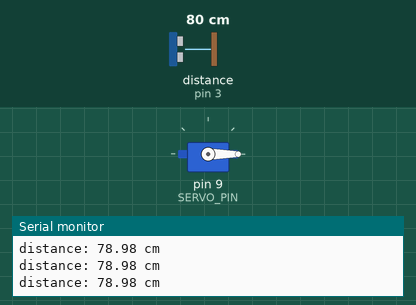
Recording of a sketch running on a simulated Arduino Uno, built with avr-gcc and run on an emulated ATmega328P. Parts: servo, the last lines printed to the serial monitor. Wiring (inferred from the names in the program): ultrasonic range finder: trigger pin 2; echo pin 3. Inputs (shaded band) come from the test bench; at power-on: distance to the obstacle (sensor on pin 3) 80 cm. The echo pulse lasts 58.3 µs per cm.

Above: at 1.3 s.
1.4 s: distance to the obstacle (sensor on pin 3) set to 53 cm
2.9 s: distance to the obstacle (sensor on pin 3) set to 48 cm
At 4.2 s:
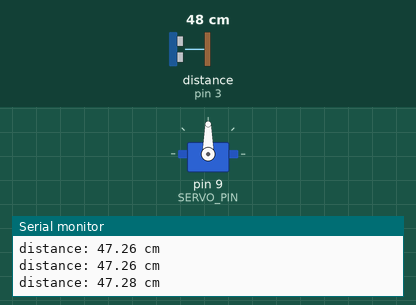
4.5 s: distance to the obstacle (sensor on pin 3) set to 120 cm
At 5.0 s:
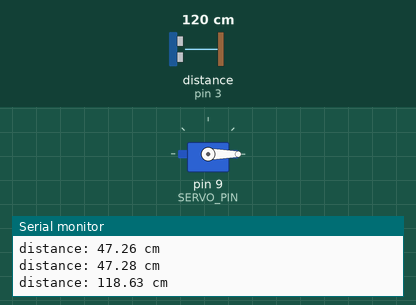
6.0 s: distance to the obstacle (sensor on pin 3) set to 47 cm
At 6.8 s:
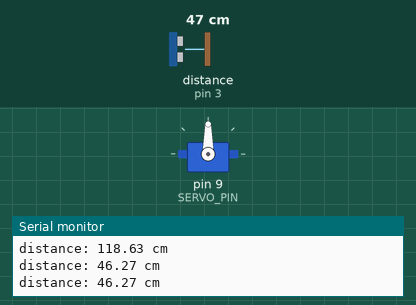
Timing chart, 0 to 8.5 s (numbered marks = the images above; inputs shaded):
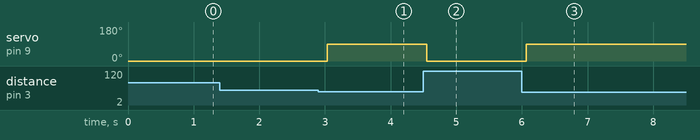

Measured:
- the behaviour switches between 51 and 50 cm on distance to the obstacle (sensor on pin 3) (found by bisection; images 0 and 1)
- after the input at 2.9 s, servo on pin 9 (SERVO_PIN): 0° → 90° after 0.13 s
- after the input at 4.5 s, servo on pin 9 (SERVO_PIN): 90° → 0° after 0.05 s
- after the input at 6.0 s, servo on pin 9 (SERVO_PIN): 0° → 90° after 0.07 s

The sketch:

eyepupil.ino
```cpp
#include <Servo.h>

// constants won't change
const int TRIG_PIN  = 2;
const int ECHO_PIN  = 3;
const int SERVO_PIN = 9;
const int DISTANCE_THRESHOLD = 50; // centimeters

Servo servo;

float duration_us, distance_cm;

void setup() {
  Serial.begin (9600);
  pinMode(TRIG_PIN, OUTPUT);
  pinMode(ECHO_PIN, INPUT);
  servo.attach(SERVO_PIN);
  servo.write(0);
}

void loop() {
  digitalWrite(TRIG_PIN, HIGH);
  delayMicroseconds(10);
  digitalWrite(TRIG_PIN, LOW);

  duration_us = pulseIn(ECHO_PIN, HIGH);
  distance_cm = 0.017 * duration_us;

  if(distance_cm < DISTANCE_THRESHOLD)
    servo.write(90); // rotate servo motor to 90 degree
  else
    servo.write(0);  // rotate servo motor to 0 degree

  Serial.print("distance: ");
  Serial.print(distance_cm);
  Serial.println(" cm");

  delay(500);
}
```
